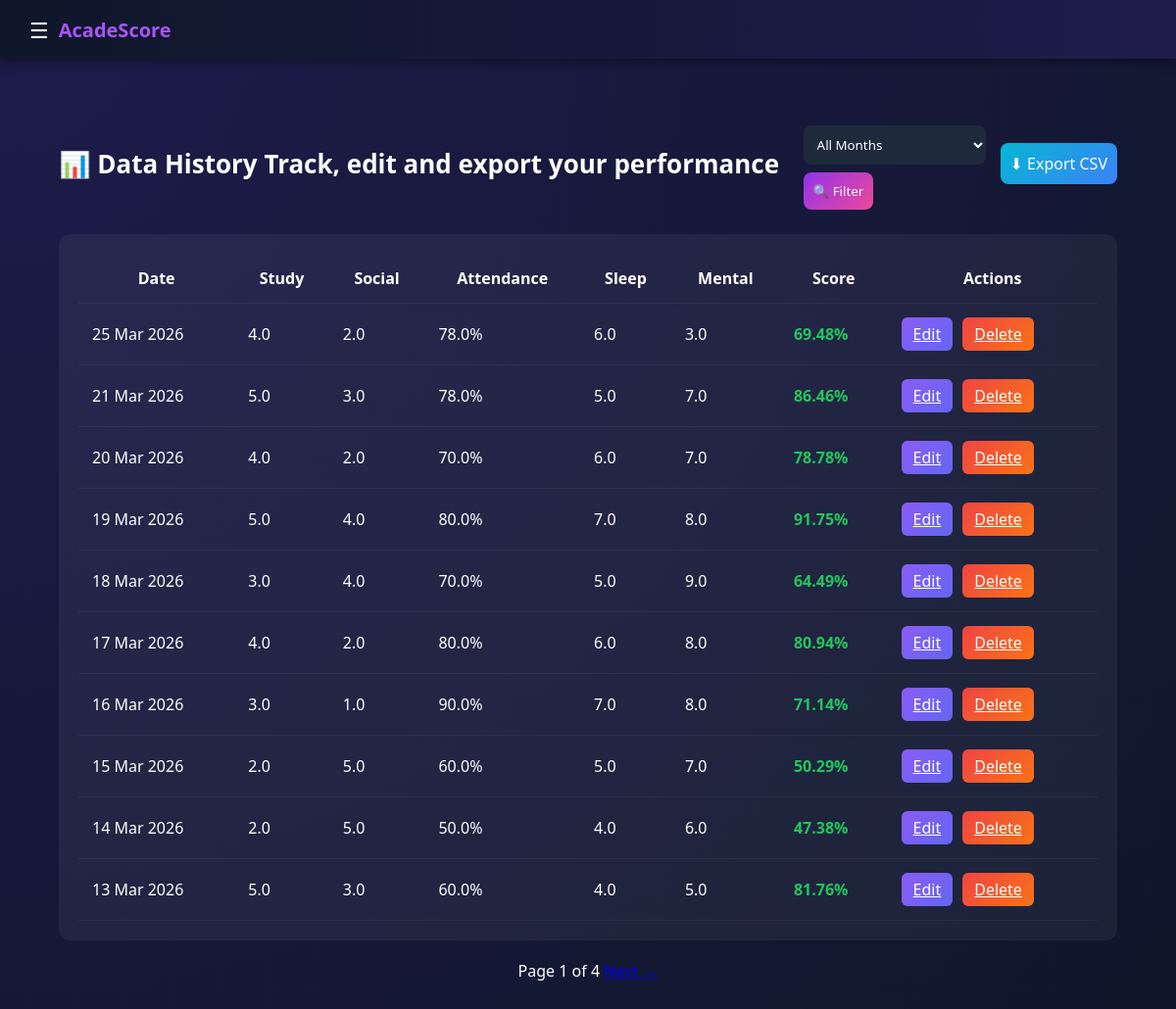
The app's page /history (signed in), older data.
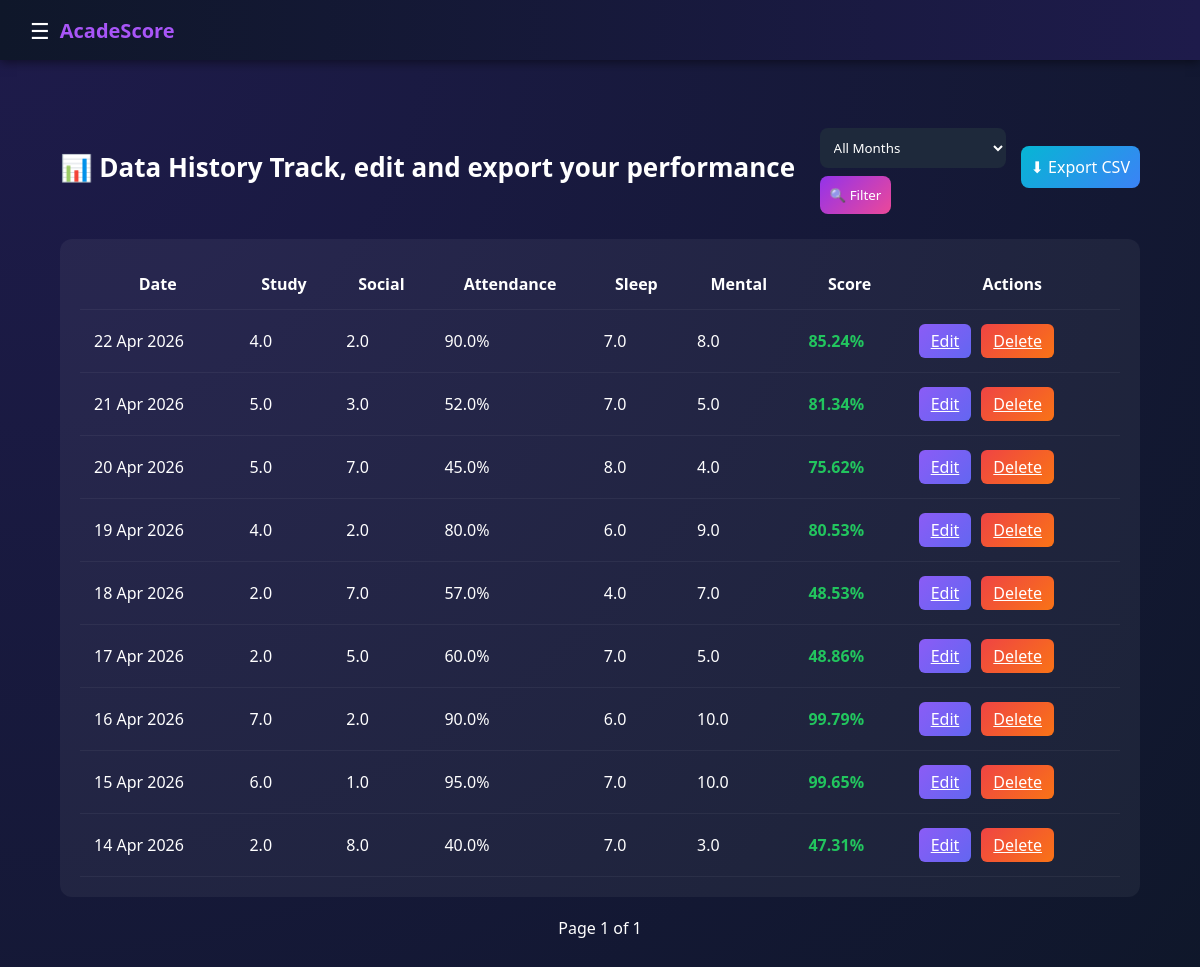
The same page, newer data.
### app.py (models this page shows)
class Prediction(db.Model):
    id = db.Column(db.Integer, primary_key=True)
    user_id = db.Column(db.Integer, nullable=False)
    study_hours = db.Column(db.Float)
    social_media = db.Column(db.Float)
    part_time_job = db.Column(db.Integer)
    attendance = db.Column(db.Float)
    sleep = db.Column(db.Float)
    mental_health = db.Column(db.Float)
    score = db.Column(db.Float)
    entry_date = db.Column(db.Date, nullable=False)

### app.py (the view)
@app.route("/history")
@login_required
def history():
    page = request.args.get("page", 1, type=int)
    selected_month = request.args.get("month")
    query = Prediction.query.filter_by(user_id=current_user.id)
    if selected_month and selected_month != "":
        query = query.filter(
            extract('month', Prediction.entry_date) == int(selected_month)
        )
    pagination = query.order_by(
        Prediction.entry_date.desc()
    ).paginate(page=page, per_page=10, error_out=False)
    entries = pagination.items
    return render_template(
        "history.html",
        entries=entries,
        page=pagination.page,
        total_pages=pagination.pages,
        selected_month=selected_month
    )

### app.py (called while the page is built)
@login_manager.user_loader
def load_user(user_id):
    return User.query.get(int(user_id))

### templates/history.html (shortened to what this page needs)
{% extends "dashboard_layout.html" %}
{% block content %}
<div class="history-wrapper">
    <div class="history-top">
        <div class="history-title">
            📊 Data History
            <span>Track, edit and export your performance</span>
        </div>
        <div class="history-controls">
            <form method="GET" action="{{ url_for('history') }}" class="filter-form">
                <select name="month" class="month-select">
                    <option value="">All Months</option>
                </select>
                <button class="btn-filter">
                    🔍 Filter
                </button>
            </form>
            <a href="{{ url_for('export_csv') }}" class="btn-export">
                ⬇ Export CSV
            </a>
        </div>
    </div>
    <div class="history-card">
        <table class="history-table">
            <thead>
                <tr>
                    <th>Date</th>
                    <th>Study</th>
                    <th>Social</th>
                    <th>Attendance</th>
                    <th>Sleep</th>
                    <th>Mental</th>
                    <th>Score</th>
                    <th>Actions</th>
                </tr>
            </thead>
            <tbody>
                {% for e in entries %}
                <tr>
                    <td>{{ e.entry_date.strftime("%d %b %Y") }}</td>
                    <td>{{ e.study_hours }}</td>
                    <td>{{ e.social_media }}</td>
                    <td>{{ e.attendance }}%</td>
                    <td>{{ e.sleep }}</td>
                    <td>{{ e.mental_health }}</td>
                    <td class="score">
                        {{ "%.2f"|format(e.score) }}%
                    </td>
                    <td class="actions">
                        <a href="{{ url_for('edit_entry', id=e.id) }}"
                           class="btn-edit">
                           Edit
                        </a>
                        <a href="{{ url_for('delete_entry', id=e.id) }}"
                           class="btn-delete"
                           onclick="return confirm('Delete this entry?')">
                           Delete
                        </a>
                    </td>
                </tr>
                {% endfor %}
            </tbody>
        </table>
    </div>
    <div class="pagination">
        <span>
            Page {{page}} of {{total_pages}}
        </span>
        {% if page < total_pages %}
        <a href="{{ url_for('history', page=page+1, month=selected_month) }}">
        </a>
        {% endif %}
    </div>
</div>
{% endblock %}

Row changes from the older to the newer data that the page shows:
removed Prediction: entry_date "25 Mar 2026", study_hours "4.0", social_media "2.0", attendance "78.0", sleep "6.0", mental_health "3.0", score "69.48"
removed Prediction: entry_date "21 Mar 2026", study_hours "5.0", social_media "3.0", attendance "78.0", sleep "5.0", mental_health "7.0", score "86.46"
removed Prediction: entry_date "20 Mar 2026", study_hours "4.0", social_media "2.0", attendance "70.0", sleep "6.0", mental_health "7.0", score "78.78"
removed Prediction: entry_date "19 Mar 2026", study_hours "5.0", social_media "4.0", attendance "80.0", sleep "7.0", mental_health "8.0", score "91.75"
removed Prediction: entry_date "18 Mar 2026", study_hours "3.0", social_media "4.0", attendance "70.0", sleep "5.0", mental_health "9.0", score "64.49"
removed Prediction: entry_date "17 Mar 2026", study_hours "4.0", social_media "2.0", attendance "80.0", sleep "6.0", mental_health "8.0", score "80.94"
removed Prediction: entry_date "16 Mar 2026", study_hours "3.0", social_media "1.0", attendance "90.0", sleep "7.0", mental_health "8.0", score "71.14"
removed Prediction: entry_date "15 Mar 2026", study_hours "2.0", social_media "5.0", attendance "60.0", sleep "5.0", mental_health "7.0", score "50.29"
removed Prediction: entry_date "14 Mar 2026", study_hours "2.0", social_media "5.0", attendance "50.0", sleep "4.0", mental_health "6.0", score "47.38"
removed Prediction: entry_date "13 Mar 2026", study_hours "5.0", social_media "3.0", attendance "60.0", sleep "4.0", mental_health "5.0", score "81.76"
now on this page (row edited): Prediction: entry_date "22 Apr 2026", study_hours "4.0", social_media "2.0", attendance "90.0", sleep "7.0", mental_health "8.0", score "85.24"
now on this page (row edited): Prediction: entry_date "21 Apr 2026", study_hours "5.0", social_media "3.0", attendance "52.0", sleep "7.0", mental_health "5.0", score "81.34"
now on this page (row edited): Prediction: entry_date "20 Apr 2026", study_hours "5.0", social_media "7.0", attendance "45.0", sleep "8.0", mental_health "4.0", score "75.62"
now on this page (row edited): Prediction: entry_date "19 Apr 2026", study_hours "4.0", social_media "2.0", attendance "80.0", sleep "6.0", mental_health "9.0", score "80.53"
now on this page (row edited): Prediction: entry_date "18 Apr 2026", study_hours "2.0", social_media "7.0", attendance "57.0", sleep "4.0", mental_health "7.0", score "48.53"
now on this page (row edited): Prediction: entry_date "17 Apr 2026", study_hours "2.0", social_media "5.0", attendance "60.0", sleep "7.0", mental_health "5.0", score "48.86"
now on this page (row edited): Prediction: entry_date "16 Apr 2026", study_hours "7.0", social_media "2.0", attendance "90.0", sleep "6.0", mental_health "10.0", score "99.79"
now on this page (row edited): Prediction: entry_date "15 Apr 2026", study_hours "6.0", social_media "1.0", attendance "95.0", sleep "7.0", mental_health "10.0", score "99.65"
now on this page (row edited): Prediction: entry_date "14 Apr 2026", study_hours "2.0", social_media "8.0", attendance "40.0", sleep "7.0", mental_health "3.0", score "47.31"
Text that changed along with them:
{{ total_pages }}: "4" → "1"
